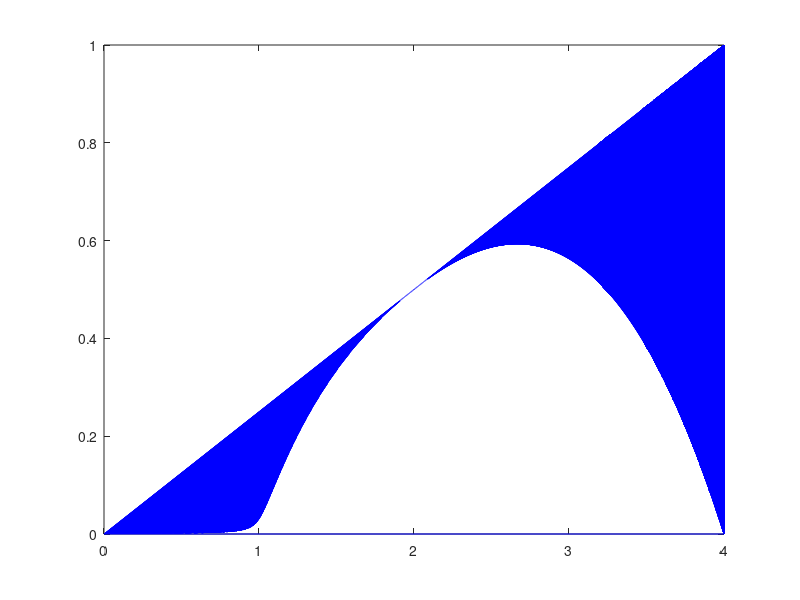

Reproduce this figure in MATLAB.
MAX_R = 4;
R_STEP = 0.001
N_PERIODS = 500
x_1 = 0.5
XX = zeros(2, MAX_R / R_STEP * N_PERIODS);
xx_index = 1;

for r = 0:R_STEP:MAX_R
    x_n = x_1;
    x_prev = x_n;
    for n = 1:N_PERIODS
        x_n = r * x_n * (1 - x_n);
        %x_n = r * (x_n - x_n^2);
        XX(1, xx_index) = r;
        XX(2, xx_index) = x_n;
        if abs(x_n - x_prev) < 0.001
            break;
        else
            x_prev = x_n;
            xx_index = xx_index + 1;
        end
    end
end

close all
figure
plot(XX(1,:), XX(2,:), 'b', 'markersize',1)
xlabel = 'r';
ylabel = x_n;